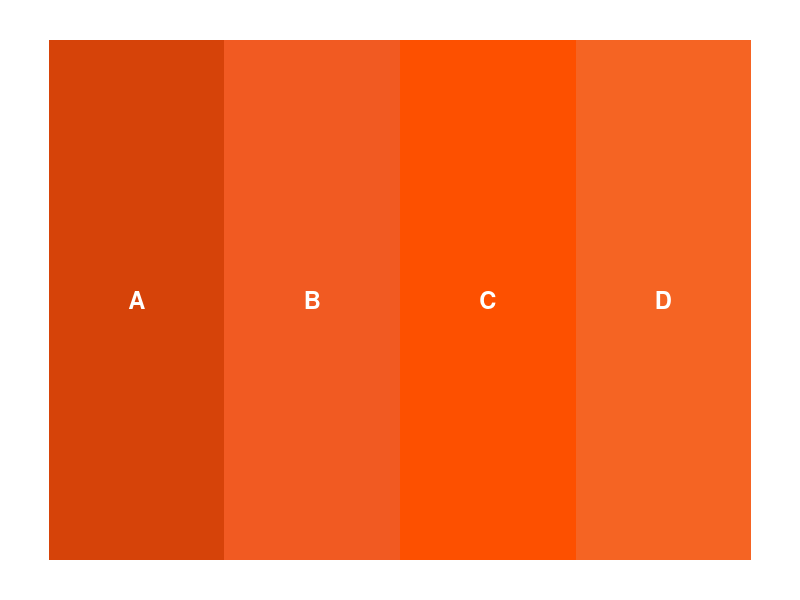

Recreate this plot in R.
library(tidyverse)

# Color Game from Sickos Committee

# Reddit List -------------------------------------------------------------
# Gonna do Go5: Boise State, UTSA, Bowling Green, UTEP, Sam Houston, 
# Boise State: D64309, UTSA:F15A22, Bowling Green:FD5000, Sam Houston: F56423

orange_df <- data.frame(school = c("Boise State", "UTSA", "Bowling Green", "Sam Houston"),
           color = c("#D64309", "#F15A22", "#FD5000", "#F56423"))

colors <- orange_df$color
labels <- c("A", "B", "C", "D")

df <- data.frame(
  x = seq_along(colors),
  label = labels,
  color = colors
)

ggplot(df, aes(x = x, y = 1, fill = color, label = label)) +
  geom_tile(width = 1, height = 0.5) +
  geom_text(color = "white", size = 6, fontface = "bold") +
  scale_fill_identity() +
  theme_void() +
  theme(plot.margin = margin(10, 10, 10, 10))

# Answer: A: Boise State, B: UTSA, C: Bowling Green, D: Sam Houston





